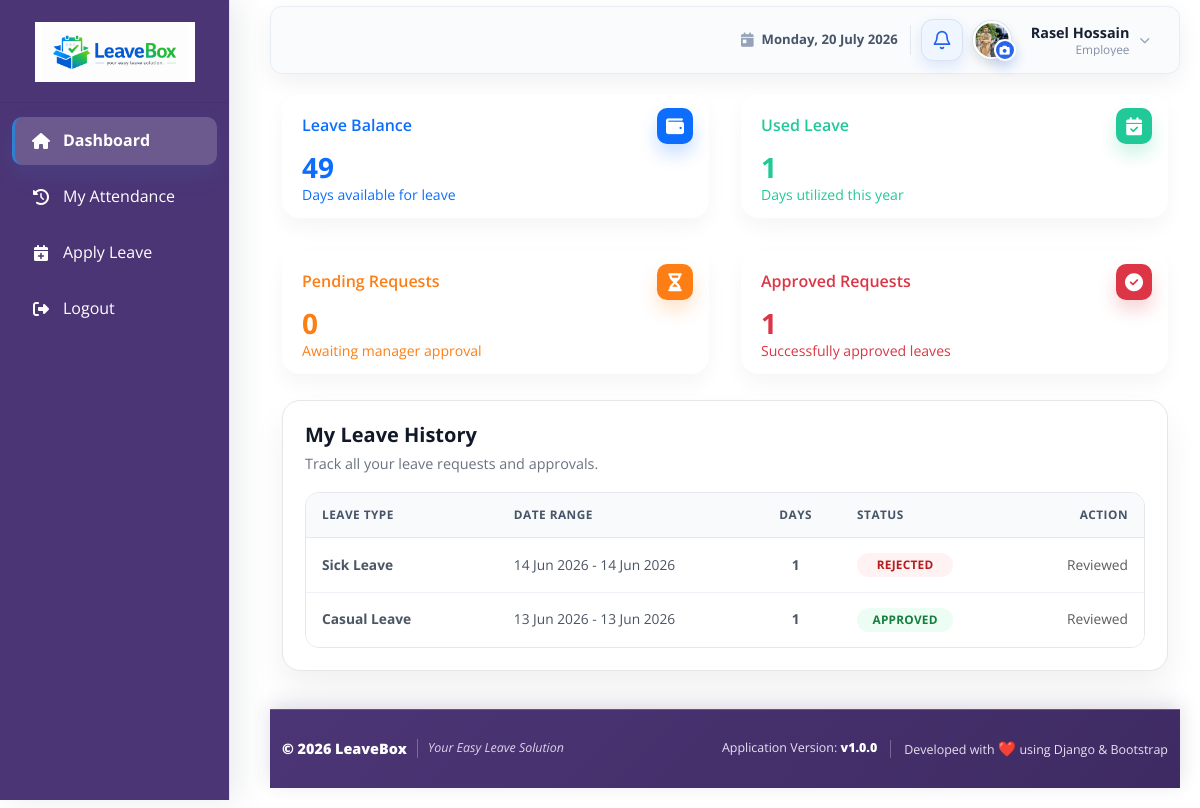
The page / (signed in) on the database as committed earlier.
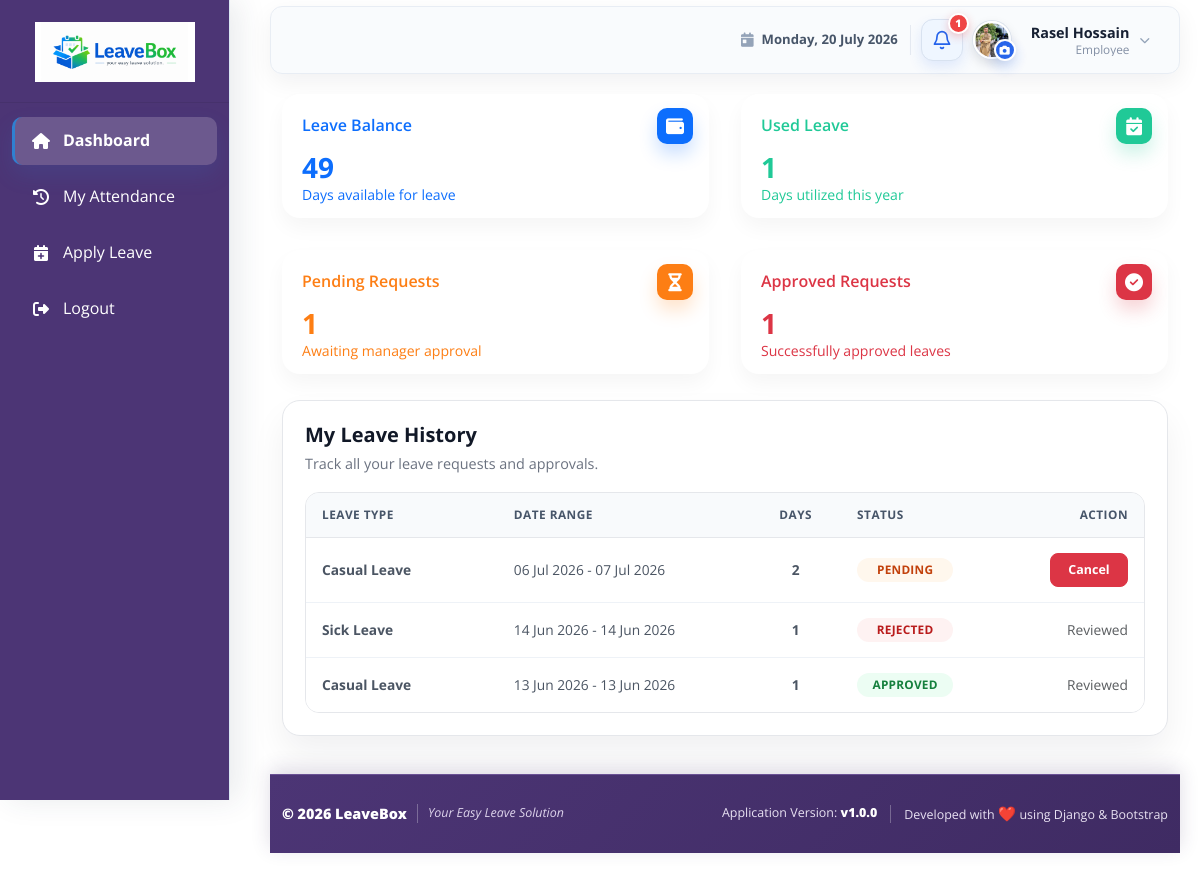
The same page on the database as committed later.
### employees/models.py (models this page shows, shortened)
class LeaveRequest(models.Model):
    STATUS_CHOICES = (
        ('PENDING', 'Pending'),
        ('APPROVED', 'Approved'),
        ('REJECTED', 'Rejected'),
        ('CANCELLED', 'Cancelled'),
    )
    employee = models.ForeignKey(
        'employees.Employee',
        on_delete=models.CASCADE,
        related_name='leave_requests'
    )
    leave_type = models.ForeignKey(
        LeaveType,
        on_delete=models.CASCADE
    )
    from_date = models.DateField()
    to_date = models.DateField()
    total_days = models.PositiveIntegerField()
    reason = models.TextField()
    status = models.CharField(
        max_length=20,
        choices=STATUS_CHOICES,
        default='PENDING'
    )
    applied_at = models.DateTimeField(auto_now_add=True)
    approved_by = models.ForeignKey(
        'employees.Employee',
        on_delete=models.SET_NULL,
        null=True,
        blank=True,
        related_name='approved_requests'
    )
    approved_at = models.DateTimeField(null=True, blank=True)
    remarks = models.TextField(
        blank=True,
        null=True,
        help_text="Admin remarks/comments"
    )
    class Meta:
        ordering = ['-applied_at']
        indexes = [
            models.Index(fields=['status', 'from_date'], name='leave_status_from_idx'),
            models.Index(fields=['from_date', 'to_date'], name='leave_period_idx'),
        ]

class LeaveType(models.Model):
    CASUAL = 'Casual Leave'
    SICK = 'Sick Leave'
    EARNED = 'Earned Leave'
    OTHER = 'Other'
    LEAVE_TYPE_CHOICES = [
        (CASUAL, 'Casual Leave'),
        (SICK, 'Sick Leave'),
        (EARNED, 'Earned Leave'),
        (OTHER, 'Other'),
    ]
    name = models.CharField(
        max_length=50,
        choices=LEAVE_TYPE_CHOICES,
        default=CASUAL,
    )
    yearly_limit = models.PositiveIntegerField(
        default=0,
        help_text="Maximum days allowed per year for this leave type"
    )
    def __str__(self):
        return self.name

### LAF/views.py (the view)
# urls.py: path('', views.dashboard, name='dashboard'),
@login_required
def dashboard(request):
    user = request.user
    is_admin = user.is_superuser or user.is_staff or getattr(user, 'role', '') == 'ADMIN'
    if is_admin:
        now = timezone.now()
        today = timezone.localdate()
        current_month_requests = LeaveRequest.objects.filter(
            applied_at__month=now.month,
            applied_at__year=now.year
        )
        today_attendance = Attendance.objects.filter(
            employee=OuterRef('pk'),
            date=today,
        )
        employee_attendance = (
            Employee.objects
            .select_related('user', 'department', 'designation')
            .annotate(
                today_check_in=Subquery(today_attendance.values('check_in')[:1]),
                today_check_out=Subquery(today_attendance.values('check_out')[:1]),
            )
            .order_by('employee_id')
        )
        context = {
            'total_employees': Employee.objects.count(),
            'pending_requests_count': LeaveRequest.objects.filter(status='PENDING').count(),
            'approved_this_month': current_month_requests.filter(status='APPROVED').count(),
            'rejected_this_month': current_month_requests.filter(status='REJECTED').count(),
            'employee_attendance': employee_attendance,
            'today': now,
        }
        return render(request, 'dashboard/admin_dashboard.html', context)
    else:
        try:
            employee = user.employee_profile
            approved_leaves = LeaveRequest.objects.filter(employee=employee, status='APPROVED')
            leave_summary = employee.get_leave_summary(timezone.now().year)
            context = {
                'leave_balance': leave_summary['balance'],
                'used_leave': leave_summary['used'],
                'uses_custom_leave': leave_summary['uses_custom_leave'],
                'pending_count': LeaveRequest.objects.filter(employee=employee, status='PENDING').count(),
                'approved_count': approved_leaves.count(),
                'leave_history': LeaveRequest.objects.filter(employee=employee).order_by('-applied_at'),
                'messages_in_content': True,
            }
            return render(request, 'dashboard/employee_dashboard.html', context)
        except Employee.DoesNotExist:
            return render(request, 'dashboard/no_profile.html')

### LAF/templatetags/navigation_tags.py (called while the page is built)
@register.simple_tag
def url_name_active(request, *url_names):
    resolver_match = getattr(request, 'resolver_match', None)
    current_url_name = getattr(resolver_match, 'url_name', None)
    return current_url_name in url_names

### employees/context_processors.py (called while the page is built)
def current_profile_picture(request):
    default_avatar_url = static('images/avatar.png')
    profile_picture_url = default_avatar_url
    user = getattr(request, 'user', None)
    if user and user.is_authenticated:
        try:
            employee = Employee.objects.select_related('extended_profile').get(user=user)
            try:
                profile = employee.extended_profile
            except EmpProfile.DoesNotExist:
                profile = None
            if profile and profile.profile_picture:
                profile_picture_url = profile.profile_picture.url
        except Employee.DoesNotExist:
            pass
    return {
        'current_profile_picture_url': profile_picture_url,
        'default_avatar_url': default_avatar_url,
    }

### employees/models.py (called while the page is built)
    def __str__(self):
        return self.designation_name

### templates/dashboard/employee_dashboard.html (shortened to what the changed rows need)
{% extends 'base/base.html' %}
{% block content %}
    <div class="main-content">
        <div class="dashboard-row">
            <div class="dashboard-col col-12 col-md-6">
                <div class="card-box bg-blue">
                    <h2>{{ leave_balance|default:"0" }}</h2>
                </div>
            </div>
            <div class="dashboard-col col-12 col-md-6">
                <div class="card-box bg-green">
                    <h2>{{ used_leave|default:"0" }}</h2>
                </div>
            </div>
            <div class="dashboard-col col-12 col-md-6">
                <div class="card-box bg-orange">
                    <div class="dashboard-card-title">
                        <h5>Pending Requests</h5>
                        <i class="fas fa-hourglass-half"></i>
                    </div>
                    <h2>{{ pending_count|default:"0" }}</h2>
                    <p class="mb-0">Awaiting manager approval</p>
                </div>
            </div>
            <div class="dashboard-col col-12 col-md-6">
                <div class="card-box bg-red">
                    <h2>{{ approved_count|default:"0" }}</h2>
                </div>
            </div>
        </div>
        <div class="table-section">
            <div class="table-responsive dashboard-table-wrap" tabindex="0" aria-label="My leave history table">
                <table class="table dashboard-table dashboard-table--history">
                    <thead>
                        <tr>
                            <th scope="col" class="col-type">Leave Type</th>
                            <th scope="col" class="col-date-range">Date Range</th>
                            <th scope="col" class="col-days text-center">Days</th>
                            <th scope="col" class="col-status">Status</th>
                            <th scope="col" class="col-action text-end">Action</th>
                        </tr>
                    </thead>
                    <tbody>
                        {% for leave in leave_history %}
                        <tr>
                            <th scope="row" class="col-type text-truncate" title="{{ leave.leave_type }}">{{ leave.leave_type }}</th>
                            <td class="col-date-range">{{ leave.from_date|date:"d M Y" }} - {{ leave.to_date|date:"d M Y" }}</td>
                            <td class="col-days text-center fw-bold">{{ leave.total_days }}</td>
                            <td class="col-status">
                                <span class="status-pill {% if leave.status == 'PENDING' %}pending{% elif leave.status == 'APPROVED' %}approved{% elif leave.status == 'REJECTED' %}rejected{% else %}cancelled{% endif %}">
                                    {{ leave.get_status_display }}
                                </span>
                            </td>
                            <td class="col-action text-end">
                                {% if leave.status == 'PENDING' %}
                                <div class="d-flex gap-2 justify-content-end flex-nowrap action-btns">
                                    <a href="{% url 'leave_cancel' leave.pk %}" class="btn btn-danger btn-sm" aria-label="Cancel {{ leave.leave_type }} request" onclick="return confirm('Are you sure you want to cancel this request?')">
                                        Cancel
                                    </a>
                                </div>
                                {% else %}
                                <span class="text-muted">Reviewed</span>
                                {% endif %}
                            </td>
                        </tr>
                        {% endfor %}
                    </tbody>
                </table>
            </div>
        </div>
    </div>
{% endblock %}

### templates/base/base.html (shortened to what the changed rows need)
{% load static navigation_tags %}
<!DOCTYPE html>
<html lang="en">
<head>
    <link rel="stylesheet" href="{% static 'css/bootstrap-5.3.2.min.css' %}">
    <link rel="stylesheet" href="https://cdnjs.cloudflare.com/ajax/libs/font-awesome/6.4.0/css/all.min.css">
    <link rel="stylesheet" href="{% static 'css/dashboard.css' %}">
    <link rel="stylesheet" href="{% static 'css/apply_leave.css' %}">
    <link rel="stylesheet" href="{% static 'css/footer.css' %}">
</head>
<body>
        {% url_name_active request 'dashboard' 'adm_dashboard' 'emp_dashboard' as dashboard_active %}
        {% url_name_active request 'employee_list' 'employee_detail' 'employee_admin_edit' 'employee_admin_update' as employees_active %}
        {% url_name_active request 'salary_list' 'salary_add' 'salary_edit' as salary_active %}
        {% url_name_active request 'department_list' 'department_add' 'department_edit' 'department_delete' as departments_active %}
        {% url_name_active request 'designation_list' 'designation_add' 'designation_edit' 'designation_delete' as designations_active %}
        {% url_name_active request 'leave_type_list' 'leave_type_add' 'leave_type_edit' 'leave_type_delete' as leave_settings_active %}
        {% url_name_active request 'leave_apply' as leave_apply_active %}
        {% url_name_active request 'attendance_history' as attendance_active %}
        {% url_name_active request 'leave_report' 'attendance_report' as reports_active %}
    <main class="content-wrapper dashboard-content-wrapper">
        <nav class="navbar navbar-expand-lg navbar-light dashboard-navbar mb-2">
            <div class="container-fluid">
                <div class="dashboard-profile-slot">
                    <div class="dashboard-notification-dropdown">
                        <button class="dashboard-notification-button" type="button" id="notificationDropdown" aria-label="Notifications{% if pending_leave_count %}: {{ pending_leave_count }} pending leave request{{ pending_leave_count|pluralize }}{% endif %}" aria-haspopup="true" aria-expanded="false">
                            <svg class="dashboard-notification-icon" viewBox="0 0 24 24" aria-hidden="true">
                                <path d="M18 8a6 6 0 0 0-12 0c0 7-3 7-3 9h18c0-2-3-2-3-9"></path>
                                <path d="M13.73 21a2 2 0 0 1-3.46 0"></path>
                            </svg>
                            {% if pending_leave_count %}
                                <span class="dashboard-notification-badge" aria-hidden="true">{{ pending_leave_count }}</span>
                            {% endif %}
                        </button>
                    </div>
                </div>
            </div>
        </nav>
        <div class="container-fluid">
            {% block content %}{% endblock %}
        </div>
    </main>
</body>
</html>

Rows that differ between the two databases and show on the page:
added LeaveRequest: leave_type "Casual Leave", from_date "06 Jul 2026", to_date "07 Jul 2026", total_days "2", status "PENDING"
Other text that changed with them:
{{ pending_leave_count }}: (not shown) → "1"
{{ pending_count|default:"0" }}: "0" → "1"
